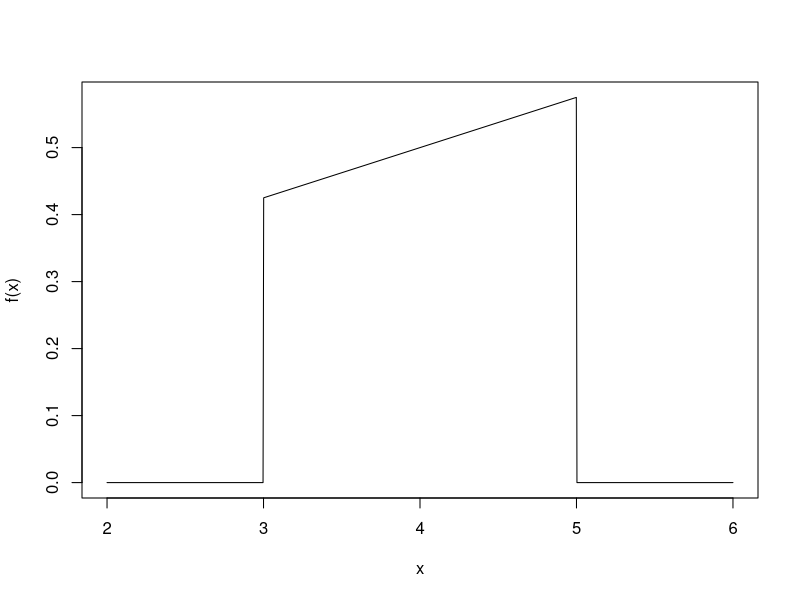

Write the R code that produced this figure.
## ---- chunk 1
f <- function(x){
  f <- .075 * x + .2
  f[(x< 3) | (x >5)] = 0
  return(f)
}
curve(f, 2, 6, n=1000)
curve_area <- ( f(5) + f(3) )
cat("area under the curve should add to one. f(5) plus f(3) is: \n")
cat(curve_area)
## ---- chunk 2
install.packages('pracma') 
library(pracma)
cat("Compare P(X < 4) with P( X <= 4 )\n")
cat("P(X <= 4): ")
#cat(.075/2*16+.2*4-.075/2*9-.2*3)
integral(f,0,4)
cat("\nBoth are equal because in continuous distribution probability on any point is zero.")
## ---- chunk 3
cat("P(3.5 <= X <= 4.5): ")
#cat(.075/2*(4.5^2)+.2*4.5-.075/2*(3.5^2)-.2*3.5)
integral(f,3.5,4.5)
## ---- chunk 4
cat("P(4.5 < X): ")
#cat(.075/2*(5^2)+.2*5-.075/2*(4.5^2)-.2*4.5)
integral(f,4.5,5)
## ---- chunk 5
e <- exp(1)
q <- function(x){
  q <- (x/4)+log(4/x, base = e)*x/4
  q[(x< 0)] = 0
  q[(x >4)] = 1
  return(q)
}
cat("What is P(X<1): ")
#integral(q,0,1)
variable1 <- 1/4+log(4/1)*1/4
cat(variable1)
cat("\n What is P(1<=X<=3): ")
#integral(q,1,3)
cat(3/4+log(4/3)*3/4 - variable1)
## ---- chunk 6
lessthan_100 <- pnorm(100,74,12.5)
cat("the probability of a pulse rate less than 100 beats per minute: \n")
cat(lessthan_100)
## ---- chunk 7
greaterthan_80 <- 1-pnorm(80,74,12.5)
cat("the probability of a pulse rate greater than 80 beats per minute: \n")
cat(greaterthan_80)
## ---- chunk 8
between60_70 <- pnorm(70,74,12.5) - pnorm(60,74,12.5)
cat("Pulse rate between 60 and 70 beats per minute: \n")
cat(between60_70)
## ---- chunk 9
between70_90 <- pnorm(90,74,12.5) - pnorm(70,74,12.5)
cat("Pulse rate between 70 and 90 beats per minute: \n")
cat(between70_90)
## ---- chunk 10
p90 <- 1.28*12.5+74
cat("P90 is: ")
cat(p90)
## ---- chunk 11
cat("The first quartile seperating the pulse rate is: \n")
qnorm(.25,74,12.5)
## ---- chunk 12
cat("a: ")
qnorm(.0055,sd=1,mean=0)
cat("\nb: ")
qnorm(.09,mean=0,sd=1)
cat("\nc: ")
qnorm(.663,sd=1,mean=0)
